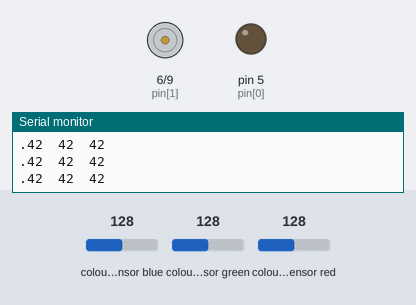
A sketch run on a simulated Arduino Uno, built with avr-gcc and run on an emulated ATmega328P. Parts: motor-driver pin pairs drawn as motors (green arrow = first pin HIGH = forward, orange = second pin HIGH = backward, longer = more drive), output pins drawn as LEDs (lit = HIGH), the last lines printed to the serial monitor. Dashed ring = blinking. Inputs (shaded band) come from the test bench; at power-on: colour sensor blue 128, colour sensor green 128, colour sensor red 128. Random numbers use the default seed unless the sketch sets one.

Above: at 1.3 s.
1.4 s: colour sensor blue set to 169
4.4 s: colour sensor blue set to 175
At 5.92 s:
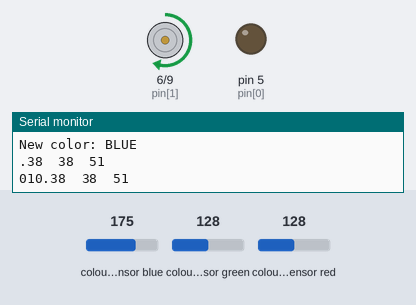
At 6.42 s:
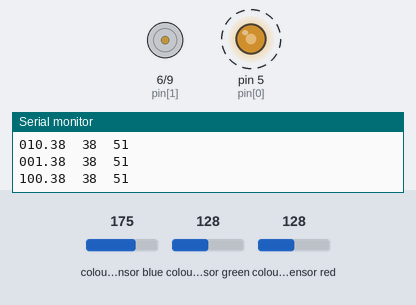
7.4 s: colour sensor green set to 137
10.0 s: colour sensor blue set to 182
At 11.42 s:
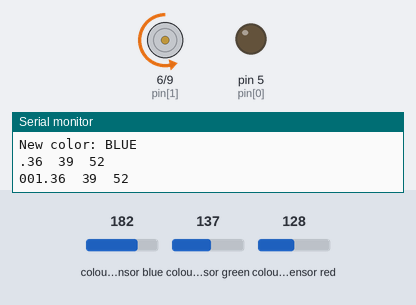
13.0 s: colour sensor blue set to 64
15.5 s: colour sensor red set to 250
At 16.92 s:
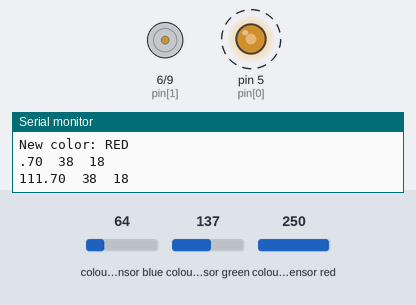
Timing chart, 0 to 19.5 s (numbered marks = the images above; inputs shaded):
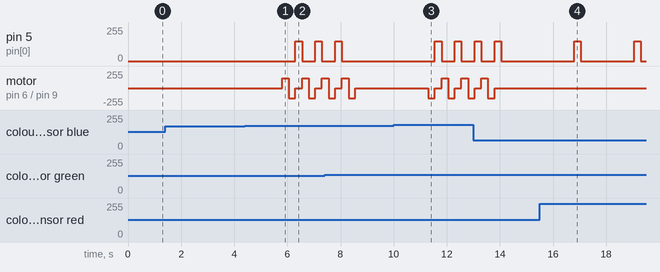

The sketch:

rgbPattern.ino
```cpp
#include <Wire.h>
#include "Adafruit_TCS34725.h"

// Pick analog outputs for the vibration motors
const byte pin[] = {5,6,9};
const byte motorsNumber = sizeof(pin)/sizeof(pin[0]); // number of vibration motors

// WARNING: Pin 8 is broken.
// WARNING: To fix it, pin 9 and pin 8 are (physically) connected by a metal wire!

// Max strength of the motor vibration. REDUCE if vibrations are too intense/annoying. Range 1-255.
const byte MAX_VIBRATION_INTENSITY = 150;

// Buffer size. The longer the buffer size, the higher the accuracy in the color detection, the slower the change from one color to another. Default: 10 samples.
const byte MemorySize= 9;

// Vibration interval. Set the speed of the motors. Default: 250ms.
const unsigned long vibrationInterval = 250;

// Vibration pattern length: duration of the "Step sequencer". For example, if longer, red will vibrate at a slower rhythm.
const byte vibrationPatternLength = 3*motorsNumber; // Each color has a vibration pattern which lasts 6 steps.

byte oldCodes[MemorySize];
unsigned long previousVibrTime = 0;

byte previousColorCode = 0;byte previousVibratingPin = 0;
byte vibrationIndex = 0;bool newVibrationPattern = true;
bool toggleGrn = true; bool toggleYlw = true; bool toggleMag = true;
bool toggleLed = false;

const byte colorNum = 6 + 1;
String colorNames[colorNum] = { "No color","RED","GREEN","BLUE","MAGENTA","YELLOW","ORANGE"};

Adafruit_TCS34725 tcs = Adafruit_TCS34725(TCS34725_INTEGRATIONTIME_154MS, TCS34725_GAIN_4X);

//const unsigned long ledInterval = 20;
//unsigned long previousLedTime = 0;

void setup() {
  Serial.begin(9600);
  Serial.println("Colors to vibrations");

  if (tcs.begin()) {    Serial.println("Found sensor");  }
  else {    Serial.println("No TCS34725 found ... check your connections");    while (1); }// halt!

  // use these pins to drive VIBRATION MOTORS
  for (byte x=0; x<motorsNumber; x++){ // analog pins A0 to A5
      pinMode(pin[x], OUTPUT);
  }

  // Initialize the array "oldCodes" to all zeros
  memset(oldCodes,0,MemorySize);

  vibrate(0, 0); // do not vibrate
}

void loop() {
  float colors[] = {0,0,0};
  byte temporaryColorCode = 0;
  byte colorCode = 0;
  unsigned long currentTime = millis();

  //Serial.print(" New   code:\t ");   Serial.print(temporaryColorCode);  //Serial.print(" Color code:\t ");   Serial.println(colorCode);

  if (currentTime - previousVibrTime >= vibrationInterval) { // Every "vibrationInterval" milliseconds, read a new color
    readRGB(colors);

    Serial.print((int)colors[0]);Serial.print("\t");   Serial.print((int)colors[1]);Serial.print("\t");    Serial.println((int)colors[2]);

    // The newly read COLOR.
    temporaryColorCode = readColor(colors);

    // The color which drives the vibration motors
    colorCode = decideColor(temporaryColorCode, oldCodes, MemorySize);

    //  store the last time you activated the motors in  a variable
    previousVibrTime = currentTime;

    // activate vibrations
    driveMotors(colorCode, &vibrationIndex);
  }
}

//void checkLed()
//{
//  unsigned long  currTime = millis();
//  if ( ( toggleLed && (currTime - previousLedTime) >= ledInterval) || ( !toggleLed && (currTime - previousLedTime) >= ledInterval/5) ) {
//    tcs.setInterrupt(toggleLed);      // turn on LED
//    toggleLed = !toggleLed;
//    previousLedTime = currTime;
//  }
//}
```

detectColor.ino
```cpp
void readRGB(float colors[])
{
  uint16_t lux, red, green, blue;
  tcs.getRawData(&red, &green, &blue, &lux);

  // Figure out some basic hex code for visualization
  uint32_t sum = red;  sum += green;  sum += blue;  sum += lux;

  float r, g, b;
  r = red; r /= sum;  g = green; g /= sum;  b = blue; b /= sum;
  r *= 256; g *= 256; b *= 256;
  colors[0] = r;  colors[1] = g;  colors[2] = b;
  return;
}

byte readColor(float col [])
{
 byte  colorCode = 0;
 byte red, grn, blu;
 String color = "NO_COLOR";
 red = round(col[0]);
 grn = round(col[1]);
 blu = round(col[2]);

  // LL = lowlow, L = low, H = high, HH = highhigh
 byte redLL = 45; byte redL = 50; byte redH = 57; byte redHH = 68;
 byte grnLL = 37; byte grnL = 44; byte grnH = 48; byte grnHH = 54;
 byte bluLL = 37; byte bluL = 48; byte bluH = 51;

  if (red > redHH && grn < grnL && blu < bluL)   {color = "RED"; colorCode = 1;}
  else if (red > redHH  && grn < grnL && blu > bluLL )   {color = "MAGENTA"; colorCode = 4;}
  else if (red > redL && red < redHH && grn > grnL && blu < bluH)   {color = "YELLOW"; colorCode = 5;}
  else if (red > redL &&  grn > grnLL && grn < grnHH && blu < bluL)   {color = "ORANGE"; colorCode = 6;}
  else if (red < redH && grn > grnHH && blu < bluH)  { color = "GREEN"; colorCode = 2;}
  else if (red < redH && grn < grnHH && blu > bluH)  { color = "BLUE"; colorCode = 3;}
  else { color = "NO COLOR"; colorCode = 0;}

  return colorCode;
}

byte decideColor(byte colorCode, byte oldCodes [], byte Mem)
{
  byte color;
  color = 0;

  // Add the new color to the array
  for (int i=0; i<Mem-1; i++)
  {
   oldCodes[i] = oldCodes[i+1];  //Serial.print((int)oldCodes[i]);  Serial.print("\t");
  }
  oldCodes[Mem-1] = colorCode;

  // If a color has been seen at least "Mem/2" times in the last "Mem" checks, set it as the current color.
  colorCode = maxColorPresence(oldCodes, Mem);

  return colorCode;
}


int maxColorPresence(byte arr [], byte N)
{
    byte freq[N];
    byte i, j, count, maxFreqIndex;
    byte detectedColor = 0;

    // Initialize the array "frequencies" to "-1"
   memset(freq,-1,N);


    for(i=0; i<N; i++)
    {
        count = 1;
        for(j=i+1; j<N; j++)
        {
            /* If duplicate element is found */
            if(arr[i]==arr[j])
            {
                count++;
                /* Make sure not to count frequency of same element again */
                freq[j] = 0;
            }
        }

        /* If frequency of current element is not counted */
        if(freq[i] != 0)
        {
            freq[i] = count;
        }
        //Serial.print((int)freq[i]); Serial.print(" ");
    }

    maxFreqIndex = findMaxFrequency(freq, N);
    detectedColor = arr[maxFreqIndex];

    return detectedColor;
}

int findMaxFrequency(byte arr [], byte N)
{
  int maximum, c, location = 0;

  maximum = arr[0];

  for (c = 1; c < N; c++)
  {
    if (arr[c] > maximum)
    {
       maximum  = arr[c];
       location = c;
    }
  }

  if (maximum < floor(N/2))
    location = 0;

  return location;
}
```

driveMotors.ino
```cpp
void driveMotors(byte colorCode, byte *vibrCount)
{
  if (colorCode != previousColorCode){ // When there is a new color, or nothing is detected, do not vibrate for one cycle.
    Serial.println(""); Serial.print("New color: "); Serial.println(colorNames[colorCode]);
    (*vibrCount) = 0;
     newVibrationPattern = true;
     vibrate(0, 0); // do not vibrate
  }
  else if (colorCode == previousColorCode && !(colorCode==0)){
    vibrate(colorCode, (*vibrCount));
    newVibrationPattern = false;
    (*vibrCount)++;
  }
  else if (colorCode==0){
    vibrate(0, 0); // do not vibrate
  }

  if ( (*vibrCount) >= vibrationPatternLength){
    (*vibrCount) = 0;
  }
  previousColorCode = colorCode;
}

void vibrate(byte code, byte count){
  const byte halfMotors = floor(motorsNumber/2);
  byte power[motorsNumber];
  byte vibratingPin = motorsNumber;

  memset(power,0,motorsNumber); // DEFAULT: Set motors to zero (DO NOT VIBRATE)

  if (code == 4){ // MAGENTA
    if (count >= vibrationPatternLength-1){       toggleMag = !toggleMag;
    }
    if (toggleMag){  code = 1; // assign red code
    }
    else if (!toggleMag){ code = 3; // assign blue code
    }
  }

  if ((code == 1) && ((count % vibrationPatternLength ) == 0)) { // RED
      memset(power, MAX_VIBRATION_INTENSITY, motorsNumber);
  }
  else if (code == 6){ // ORANGE
    if ((count % 2) == 0){
        memset(&power[motorsNumber-halfMotors], MAX_VIBRATION_INTENSITY, motorsNumber);
    }
    else {
      memset(power, MAX_VIBRATION_INTENSITY, halfMotors+1);
    }
  }
  else if ( (code == 2) || (code == 3) || (code==5) ){ //SINGLE PIN VIBRATING
    if (code == 2){ // GREEN
        if (newVibrationPattern){
          vibratingPin = rand() % motorsNumber; // Return a number ranging in [0, motorsNumber-1]
        }
        else if ( !newVibrationPattern && toggleGrn){
          vibratingPin = nextPin(previousVibratingPin);
          toggleGrn = !toggleGrn;
        }
        else{
          toggleGrn = !toggleGrn;
         }
      }

    else if (code == 3){ // BLU
      if (newVibrationPattern){
        vibratingPin = rand() % motorsNumber; // Return a number ranging in [0, motorsNumber-1]
      }
      else {
        vibratingPin = nextPin(previousVibratingPin);
      }
    }
    else if (code == 5){ // YELLOW
      if (count == 0 ){
          vibratingPin = rand() % motorsNumber; // Return a number ranging in [0, motorsNumber-1]
      }
      else if (count == 1){
          vibratingPin = previousVibratingPin;
      }
    }

    if (vibratingPin != motorsNumber){ // If a color has been detected
      power[vibratingPin] = MAX_VIBRATION_INTENSITY; // Activate the selected motor
      previousVibratingPin = vibratingPin;
    }
  }


    for (byte x=0; x<motorsNumber; x++){ // analog pins A0 to A5
        analogWrite(pin[x], power[x]);
        if (!(code==0 && count==0)){ Serial.print((bool)power[x]);}
    }     Serial.print(".");

}

byte nextPin (byte vibrPin)
{
  byte newVibrPin = vibrPin + 1;
  if (newVibrPin < motorsNumber){
    return newVibrPin;}
  else{
    return 0;}
}
```

Measured:
- the behaviour switches between 172 and 173 on colour sensor blue (found by bisection; images 0 and 1)
- the behaviour switches between 178 and 179 on colour sensor blue (found by bisection; images 2 and 3)
- after the input at 4.4 s, pin 5 (pin[0]): alternates 150/255 for 0.25 s and 0/255 for 0.50 s, starting after 1.9 s; motor on pin 6 (pin[1]) / pin 9 (pin[2]): stopped → forward 150/255 after 1.4 s, → backward 150/255 0.25 s later, → stopped 0.25 s later, → forward 150/255 0.25 s later, … (7 changes in this stretch)
- after the input at 10.0 s, pin 5 (pin[0]): alternates 150/255 for 0.25 s and 0/255 for 0.50 s, starting after 1.6 s; motor on pin 6 (pin[1]) / pin 9 (pin[2]): stopped → backward 150/255 after 1.3 s, → stopped 0.25 s later, → forward 150/255 0.25 s later, → backward 150/255 0.25 s later, … (7 changes in this stretch)
- after the input at 15.5 s, pin 5 (pin[0]): alternates 150/255 for 0.25 s and 0/255 for 2.0 s, starting after 1.3 s
